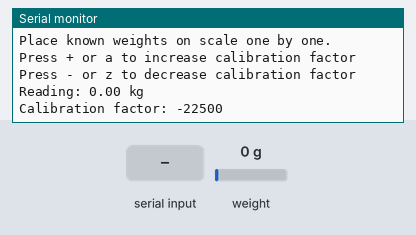
Bench run of a sketch on a simulated Arduino Uno, built with avr-gcc and run on an emulated ATmega328P. Parts: the last lines printed to the serial monitor. The inputs (shaded band) are chosen by the test bench; at power-on: weight on the scale 0 g.

Above: at 2.2 s.
2.3 s: weight on the scale set to 100 g
3.8 s: "+" received over Serial
5.3 s: "a" received over Serial
At 6.3 s:
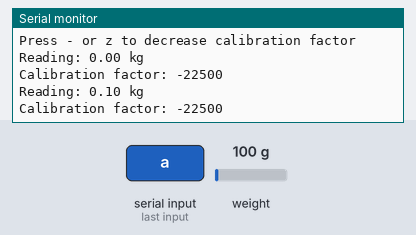
6.8 s: weight on the scale set to 1250 g
At 8.0 s:
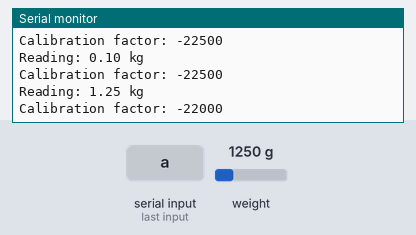

Measured:
- after the input at 6.8 s, the serial monitor: prints a new line after 0.42 s (image 2)

The sketch:

mqtt_beer_load_cell_Calibration.ino
```cpp
#include <HX711.h>

HX711 scale;  // Initializes library functions.

const int LOADCELL_DOUT_PIN = 2;          //Remember these are ESP GPIO pins, these might not be the pins labeled on the board.
const int LOADCELL_SCK_PIN = 0;

int calibration_factor = -22500


; // Defines calibration factor we'll use for calibrating.

void setup()
{
  Serial.begin(74880);   // Starts serial communication in 9600 baud rate.

  Serial.println("Initializing scale calibration.");  // Prints user commands.
  Serial.println("Please remove all weight from scale.");
  Serial.println("Place known weights on scale one by one.");
  Serial.println("Press + or a to increase calibration factor");
  Serial.println("Press - or z to decrease calibration factor");

  scale.begin(LOADCELL_DOUT_PIN, LOADCELL_SCK_PIN);   // Initializes the scaling process.
  scale.set_scale();
  scale.tare();          // Resets the scale to 0.
}


void loop()
{

  scale.set_scale(calibration_factor);  // Adjusts the calibration factor.
  scale.wait_ready();
  Serial.print("Reading: ");            // Prints weight readings in .2 decimal kg units.
  Serial.print(scale.get_units(), 2);
  Serial.println(" kg");
  Serial.print("Calibration factor: "); // Prints calibration factor.
  Serial.println(calibration_factor);

  scale.power_down();    // Puts the scale to sleep mode for 3 seconds.
  delay(3000);
  scale.power_up();

  if(Serial.available())
  {
    char temp = Serial.read();
    if(temp == '+' || temp == 'a')
      calibration_factor += 500;
    else if(temp == '-' || temp == 'z')
      calibration_factor -= 500;
  }
}
```
